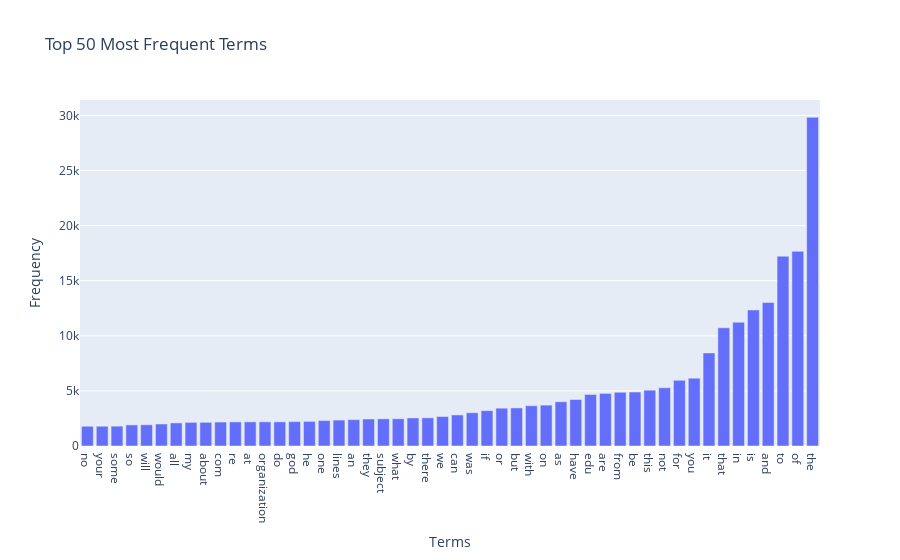

Notebook cell for this chart:
### Markdown cell above
### >>> **Exercise 13 (take home):** 
The chart above only contains 300 vocabulary in the documents, and it's already computationally intensive to both compute and visualize. Can you efficiently reduce the number of terms you want to visualize as an exercise.

### Code cell
# Answer here
term_frequencies = np.asarray(X_counts.sum(axis=0)).flatten()

# take the 50 most frequent terms
top_n = 50
top_terms_idx = term_frequencies.argsort()[-top_n:]  # take top-N index
top_terms = count_vect.get_feature_names_out()[top_terms_idx]
top_freqs = term_frequencies[top_terms_idx]

# Plot with Plotly
fig = px.bar(
    x=top_terms,
    y=top_freqs,
    title=f"Top {top_n} Most Frequent Terms",
    labels={'x': "Terms", 'y': "Frequency"},
)

fig.show()

# Plot with sns
plt.figure(figsize=(15,5))
sns.barplot(x=top_terms, y=top_freqs, palette="Purples")
plt.xticks(rotation=45)
plt.xlabel("Terms")
plt.ylabel("Frequency")
plt.title(f"Top {top_n} Most Frequent Terms")
plt.tight_layout()
plt.show()

### Figure 1 — Plotly figure (JSON) as saved in the notebook; plotly's stock layout.template omitted (floating-point values rounded to 4 significant figures)
{"data": [{"hovertemplate": "Terms=%{x}<br>Frequency=%{y}<extra></extra>", "legendgroup": "", "marker": {"color": "#636efa", "pattern": {"shape": ""}}, "name": "", "orientation": "v", "showlegend": false, "textposition": "auto", "type": "bar", "x": ["no", "your", "some", "so", "will", "would", "all", "my", "about", "com", "re", "at", "organization", "do", "god", "he", "one", "lines", "an", "they", "subject", "what", "by", "there", "we", "can", "was", "if", "or", "but", "with", "on", "as", "have", "edu", "are", "from", "be", "this", "not", "for", "you", "it", "that", "in", "is", "and", "to", "of", "the"], "xaxis": "x", "y": [1791, 1793, 1802, 1912, 1925, 2000, 2093, 2143, 2148, 2172, 2186, 2191, 2192, 2193, 2216, 2232, 2312, 2353, 2393, 2448, 2464, 2472, 2548, 2556, 2674, 2818, 3020, 3208, 3432, 3453, 3655, 3709, 4015, 4218, 4675, 4769, 4877, 4898, 5063, 5285, 5962, 6157, 8447, 10723, 11226, 12343, 13017, 17222, 17660, 29825], "yaxis": "y"}], "layout": {"barmode": "relative", "legend": {"tracegroupgap": 0}, "title": {"text": "Top 50 Most Frequent Terms"}, "xaxis": {"anchor": "y", "domain": [0, 1], "title": {"text": "Terms"}}, "yaxis": {"anchor": "x", "domain": [0, 1], "title": {"text": "Frequency"}}}}
